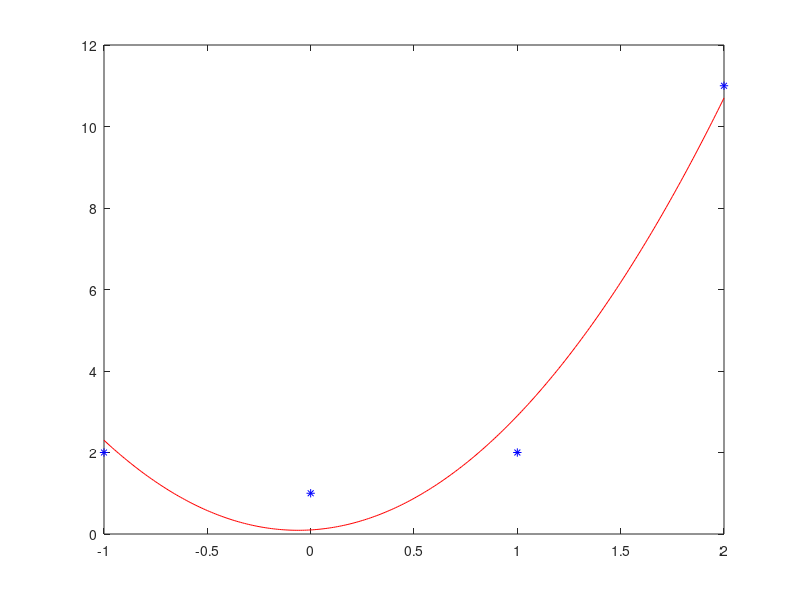

This chart was generated by the following MATLAB code:
X=[-1 0 1 2];
Y=[2 1 2 11];
%a)
media_x=mean(X)
media_y=mean(Y)
%b)
dispersia_x=var(X)
dispersia_y=var(Y)
%c)
covarianta=cov(X,Y)
%d)
coeficient_corelatie=corrcoef(X,Y)
interpretare=coeficient_corelatie(1,2)
%e)
plot(X, Y, 'b*')
hold on
p=polyfit(X, Y, 2)
fprintf('y=%6.3f x2 + %6.3f x + %6.3f \n', p(1), p(2), p(3));
%f)
a=min(X):0.01:max(X);
b=p(1)*a.^2+p(2)*a+p(3);
plot(a, b, 'r-')
val=polyval(p, 2.5);
fprintf('Valorile prognozate: y(2.5)=%6.4f\n', val);
val=polyval(p,3);
fprintf('si y(3)=%6.4f\n', val);
